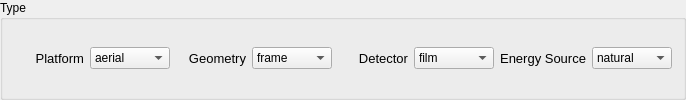
    <widget class="QGroupBox" name="groupBox">
     <property name="title">
      <string>Type</string>
     </property>
     <layout class="QHBoxLayout" name="horizontalLayout_40">
      <item>
       <layout class="QHBoxLayout" name="horizontalLayout_12">
        <item>
         <widget class="QLabel" name="label_4">
          <property name="sizePolicy">
           <sizepolicy hsizetype="MinimumExpanding" vsizetype="Preferred">
            <horstretch>0</horstretch>
            <verstretch>0</verstretch>
           </sizepolicy>
          </property>
          <property name="minimumSize">
           <size>
            <width>70</width>
            <height>0</height>
           </size>
          </property>
          <property name="text">
           <string>&lt;!DOCTYPE HTML PUBLIC &quot;-//W3C//DTD HTML 4.0//EN&quot; &quot;http://www.w3.org/TR/REC-html40/strict.dtd&quot;&gt;
&lt;html&gt;&lt;head&gt;&lt;meta name=&quot;qrichtext&quot; content=&quot;1&quot; /&gt;&lt;style type=&quot;text/css&quot;&gt;
p, li { white-space: pre-wrap; }
&lt;/style&gt;&lt;/head&gt;&lt;body style=&quot; font-family:'Sans'; font-size:10pt; font-weight:400; font-style:normal;&quot;&gt;
&lt;table style=&quot;-qt-table-type: root; margin-top:4px; margin-bottom:4px; margin-left:4px; margin-right:4px;&quot;&gt;
&lt;tr&gt;
&lt;td style=&quot;border: none;&quot;&gt;
&lt;p align=&quot;right&quot; style=&quot; margin-top:0px; margin-bottom:0px; margin-left:0px; margin-right:0px; -qt-block-indent:0; text-indent:0px;&quot;&gt;Platform&lt;/p&gt;&lt;/td&gt;&lt;/tr&gt;&lt;/table&gt;&lt;/body&gt;&lt;/html&gt;</string>
          </property>
         </widget>
        </item>
        <item>
         <widget class="QComboBox" name="platformCombo">
          <property name="minimumSize">
           <size>
            <width>80</width>
            <height>0</height>
           </size>
          </property>
          <item>
           <property name="text">
            <string>aerial</string>
           </property>
          </item>
         </widget>
        </item>
       </layout>
      </item>
      <item>
       <layout class="QHBoxLayout" name="horizontalLayout_11">
        <item>
         <widget class="QLabel" name="label_2">
          <property name="sizePolicy">
           <sizepolicy hsizetype="MinimumExpanding" vsizetype="Preferred">
            <horstretch>0</horstretch>
            <verstretch>0</verstretch>
           </sizepolicy>
          </property>
          <property name="minimumSize">
           <size>
            <width>70</width>
            <height>0</height>
           </size>
          </property>
          <property name="text">
           <string>&lt;!DOCTYPE HTML PUBLIC &quot;-//W3C//DTD HTML 4.0//EN&quot; &quot;http://www.w3.org/TR/REC-html40/strict.dtd&quot;&gt;
&lt;html&gt;&lt;head&gt;&lt;meta name=&quot;qrichtext&quot; content=&quot;1&quot; /&gt;&lt;style type=&quot;text/css&quot;&gt;
p, li { white-space: pre-wrap; }
&lt;/style&gt;&lt;/head&gt;&lt;body style=&quot; font-family:'Sans'; font-size:10pt; font-weight:400; font-style:normal;&quot;&gt;
&lt;table style=&quot;-qt-table-type: root; margin-top:4px; margin-bottom:4px; margin-left:4px; margin-right:4px;&quot;&gt;
&lt;tr&gt;
&lt;td style=&quot;border: none;&quot;&gt;
&lt;p align=&quot;right&quot; style=&quot; margin-top:0px; margin-bottom:0px; margin-left:0px; margin-right:0px; -qt-block-indent:0; text-indent:0px;&quot;&gt;Geometry&lt;/p&gt;&lt;/td&gt;&lt;/tr&gt;&lt;/table&gt;&lt;/body&gt;&lt;/html&gt;</string>
          </property>
         </widget>
        </item>
        <item>
         <widget class="QComboBox" name="geometryCombo">
          <property name="minimumSize">
           <size>
            <width>80</width>
            <height>0</height>
           </size>
          </property>
          <item>
           <property name="text">
            <string>frame</string>
           </property>
          </item>
         </widget>
        </item>
       </layout>
      </item>
      <item>
       <layout class="QHBoxLayout" name="horizontalLayout_13" stretch="1,0">
        <item>
         <widget class="QLabel" name="label_3">
          <property name="sizePolicy">
           <sizepolicy hsizetype="MinimumExpanding" vsizetype="Preferred">
            <horstretch>0</horstretch>
            <verstretch>0</verstretch>
           </sizepolicy>
          </property>
          <property name="minimumSize">
           <size>
            <width>70</width>
            <height>0</height>
           </size>
          </property>
          <property name="text">
           <string>&lt;!DOCTYPE HTML PUBLIC &quot;-//W3C//DTD HTML 4.0//EN&quot; &quot;http://www.w3.org/TR/REC-html40/strict.dtd&quot;&gt;
&lt;html&gt;&lt;head&gt;&lt;meta name=&quot;qrichtext&quot; content=&quot;1&quot; /&gt;&lt;style type=&quot;text/css&quot;&gt;
p, li { white-space: pre-wrap; }
&lt;/style&gt;&lt;/head&gt;&lt;body style=&quot; font-family:'Sans'; font-size:10pt; font-weight:400; font-style:normal;&quot;&gt;
&lt;table style=&quot;-qt-table-type: root; margin-top:4px; margin-bottom:4px; margin-left:4px; margin-right:4px;&quot;&gt;
&lt;tr&gt;
&lt;td style=&quot;border: none;&quot;&gt;
&lt;p align=&quot;right&quot; style=&quot; margin-top:0px; margin-bottom:0px; margin-left:0px; margin-right:0px; -qt-block-indent:0; text-indent:0px;&quot;&gt;Detector&lt;/p&gt;&lt;/td&gt;&lt;/tr&gt;&lt;/table&gt;&lt;/body&gt;&lt;/html&gt;</string>
          </property>
          <property name="alignment">
           <set>Qt::AlignRight|Qt::AlignTrailing|Qt::AlignVCenter</set>
          </property>
         </widget>
        </item>
        <item>
         <widget class="QComboBox" name="detectorCombo">
          <property name="minimumSize">
           <size>
            <width>80</width>
            <height>0</height>
           </size>
          </property>
          <item>
           <property name="text">
            <string>film</string>
           </property>
          </item>
          <item>
           <property name="text">
            <string>ccd</string>
           </property>
          </item>
         </widget>
        </item>
       </layout>
      </item>
      <item>
       <layout class="QHBoxLayout" name="horizontalLayout_8" stretch="1,0">
        <item>
         <widget class="QLabel" name="label_26">
          <property name="text">
           <string>&lt;!DOCTYPE HTML PUBLIC &quot;-//W3C//DTD HTML 4.0//EN&quot; &quot;http://www.w3.org/TR/REC-html40/strict.dtd&quot;&gt;
&lt;html&gt;&lt;head&gt;&lt;meta name=&quot;qrichtext&quot; content=&quot;1&quot; /&gt;&lt;style type=&quot;text/css&quot;&gt;
p, li { white-space: pre-wrap; }
&lt;/style&gt;&lt;/head&gt;&lt;body style=&quot; font-family:'Sans'; font-size:10pt; font-weight:400; font-style:normal;&quot;&gt;
&lt;table style=&quot;-qt-table-type: root; margin-top:4px; margin-bottom:4px; margin-left:4px; margin-right:4px;&quot;&gt;
&lt;tr&gt;
&lt;td style=&quot;border: none;&quot;&gt;
&lt;p align=&quot;right&quot; style=&quot; margin-top:0px; margin-bottom:0px; margin-left:0px; margin-right:0px; -qt-block-indent:0; text-indent:0px;&quot;&gt;Energy Source&lt;/p&gt;&lt;/td&gt;&lt;/tr&gt;&lt;/table&gt;&lt;/body&gt;&lt;/html&gt;</string>
          </property>
          <property name="alignment">
           <set>Qt::AlignRight|Qt::AlignTrailing|Qt::AlignVCenter</set>
          </property>
         </widget>
        </item>
        <item>
         <widget class="QComboBox" name="energyCombo">
          <property name="minimumSize">
           <size>
            <width>80</width>
            <height>0</height>
           </size>
          </property>
          <item>
           <property name="text">
            <string>natural</string>
           </property>
          </item>
         </widget>
        </item>
       </layout>
      </item>
     </layout>
    </widget>
